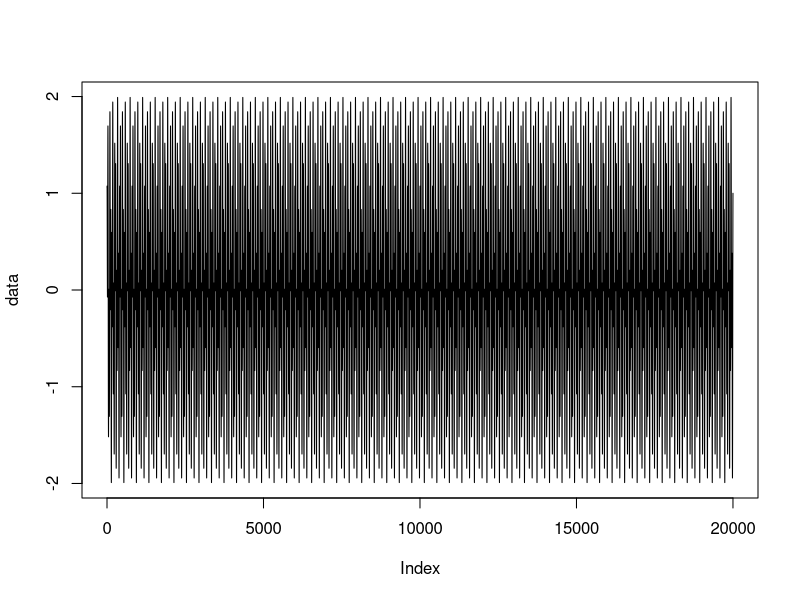
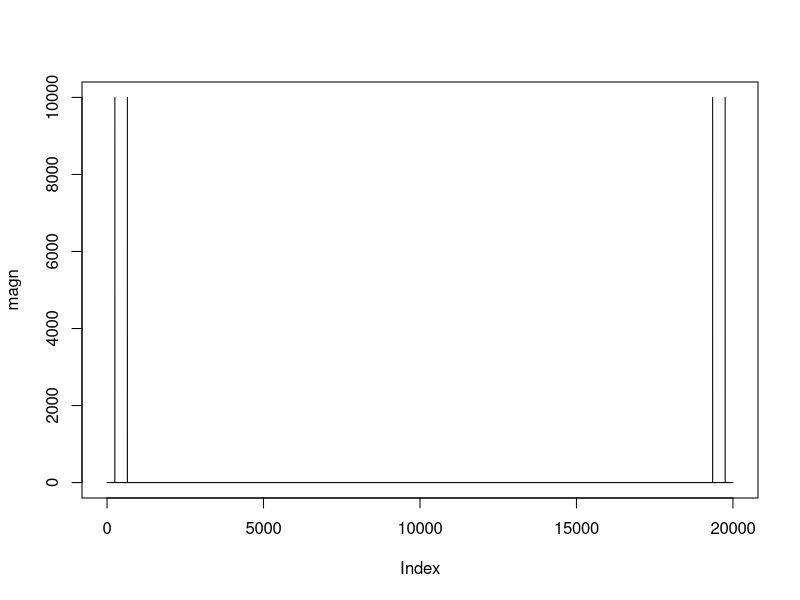
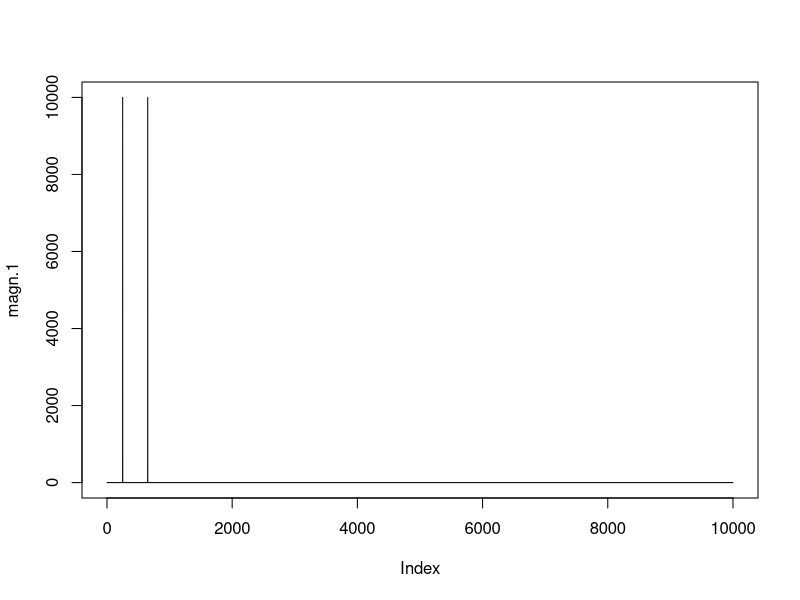
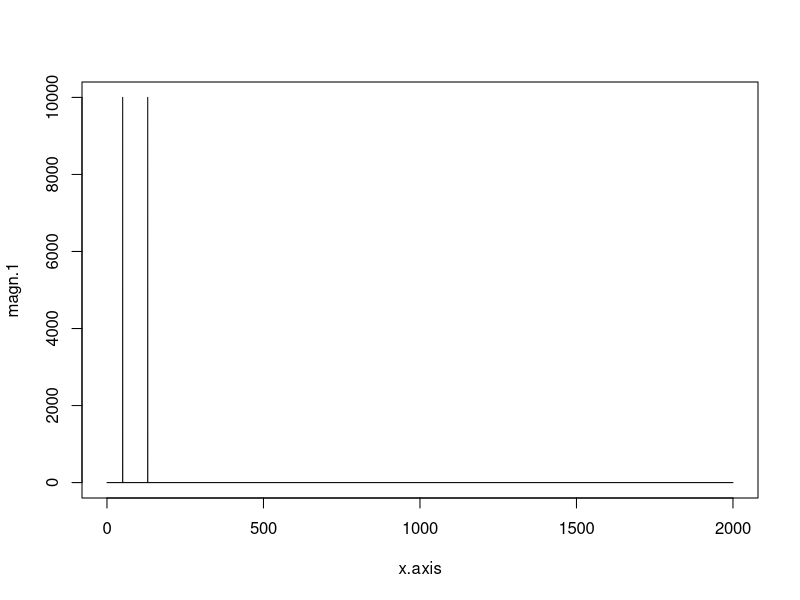

These charts were generated, in order, by the following R code:
# [R] FFT, frequs, magnitudes, phases
# Wolfgang Waser wolfgang.waser at rz.hu-berlin.de
# Tue Aug 30 11:35:04 CEST 2005
# Previous message: [R] your message submission
# Next message: [R] FFT, frequs, magnitudes, phases
# Messages sorted by: [ date ] [ thread ] [ subject ] [ author ]
# Hi,

# here is some info about the first part of my "homework", for those, who want 
# to break down their signal (heart beat or whatever) into a collection of pure 
# sin waves to analyse "main" frequency magnitudes and phases.

# First some very un-mathematical "applied" theory:
# 
# If you sample a waveform signal (heart beat pressure pulses, ECG, doppler flow 
# signals, etc.) with a certain data acquisition frequency, an fft of your data 
# gives you the decomposition/breakdown of the waveform signal into a series of 
# pure sin waves of different frequencies. Each sin wave in that list has:
# a) a certain "magnitude", i.e. a measure of how much that particular frequency 
# participates in the generation of your signal, and 
# b) a phase, i.e. the starting point of each sin wave.
# 
# Two characteristics of an fft have to be considered:
# 1) the highest meaningful sin wave frequency of your fft-analysis of the 
# original waveform signal is half the data acquisition frequency (actually, 
# R's fft gives you a list of frequencies up to the acquisition frequency, but 
# you can only use the first half of it, see below)
# 2) the frequency resolution of your fft-analysis depends on the sampling time. 
# The longer the sampling/analysis interval, the finer the resolution. 
# Frequency resolution is actually 1 divided by sampling time (sec).
# 
# An example:
# - some complicated waveform signal
# - 1000 Hz data acquisition frequency (going on for hours)
# - fft-analysis of data blocks of 1 sec length
# Result:
# - vector of frequencies from 1 to 500 Hz with a resolution of 1 Hz, 
# corresponding vector of magnitudes (one for each frequency) and phases 
# (dito).
# You can now e.g. pick the frequency with the highest magnitude within that 1 
# sec block and continue the fft analysis in 1 sec blocks for the complete data 
# set, analysing the time course of the "main" frequency of your waveform 
# signal.
# 
# If you need higher frequency resolution, increase the block length. Analysis 
# of a 5 sec block will give you a list of frequencies from 0.2 to 500 Hz with 
# a resolution of 0.2 Hz. However, increasing analysis-block length decreases 
# temporal resolution, i.e. "main" frequency are now calculated only every 5 
# sec and not 1 sec.
# 
# What does R's fft() deliver?
# 
# fft() is calculated with a single one-dimensional vector. Information on data 
# acquisition frequency and block length (in sec or whatever) can not be 
# included into the fft()-call.
# 
# R delivers a single one-dimensional vector of the same length as the data 
# vector containing a list of imaginary numbers.
# To extract the "magnitudes" use Mod(fft()).
# The magnitudes can also be calculated using the formula:
# magnitude = square root (real * real + imaginary * imaginary)
# real: Re(fft()), imaginary: Im(fft())
# 
# Confusingly, if you calculate fft() on a sample vector consisting of 2 pure 
# sin frequencies, you get 4 peaks, not 2.
# 
# As stated above, fft() gives only "meaningful" frequency up to half the 
# sampling frequency. R, however, gives you frequencies up to the sampling 
# frequency. The point is, that sampling a signal in discret time intervals 
# causes aliasing problems. E.g. when sampling a 50 Hz sin wave and 950 Hz sin 
# wave with 1000 Hz, the results will be identical. An fft can not distinguish 
# between the two frequencies. Therefore, the sampling frequency should always 
# be at least twice as high as the expected signal frequency.
# So for each actual frequency in the signal, fft() will give 2 peaks (one at 
# the "actual" frequency and one at sampling frequency minus "actual" 
# frequency), making the second half of the magnitude vector a mirror image of 
# the first half.
# As long as the sampling frequency was at least twice as high as the expected 
# signal frequency, all "meaningful" information is contained in the the first 
# half of the magnitude vector. A peak in the low frequency range might 
# nevertheless still be caused by a high "noise" frequency.
# 
# The vector of magnitudes extraced so far only has an index an no associated 
# frequencies.
# 
# To calculated the frequencies, simply take (or generate) the index vector (1 
# to length(magnitude vector) and divide by the length of the data block (in 
# sec).
# 
# 
# That's it for now. The second half of my "homework" will be delivered as soon 
# as I understand what to make out of the phases given by R.
# I again would expect a vector of the same length as the magnitude vector with 
# the phases (0 to 2*pi or -pi to +pi) of each frequency. However, I do not 
# know yet what R calculates.
# I would be most obliged for any comments and help.


# Wolfgang

#---------------------------------------------------------------------------
# R-script
acq.freq <- 4000       # data acquisition frequency (Hz)
sig1.freq <- 50           # frequency of 1st signal component (Hz)
sig2.freq <- 130        # frequency of 2nd signal component (Hz)
time <- 5                    # measuring time interval (s)

# vector of sampling time-points (s)
smpl.int <- (1:(time*acq.freq))/acq.freq  

# data vector containing two frequencies (2nd frequ with phase shift)
data <- sin(sig1.freq*smpl.int*2*pi)+sin(sig2.freq*smpl.int*2*pi+pi/2)

plot(data,type="l")

# calculate fft of data
test <- fft(data)

# extract magnitudes and phases
magn <- Mod(test) # sqrt(Re(test)*Re(test)+Im(test)*Im(test))
phase <- Arg(test) # atan(Im(test)/Re(test))

# select only first half of vectors
magn.1 <- magn[1:(length(magn)/2)]
#phase.1 <- Arg(test)[1:(length(test)/2)]

# plot various vectors

# plot magnitudes as analyses by R
x11()
plot(magn,type="l")

# plot first half of magnitude vector
x11()
plot(magn.1,type="l")

# generate x-axis with frequencies
x.axis <- 1:length(magn.1)/time

# plot magnitudes against frequencies
x11()
plot(x=x.axis,y=magn.1,type="l")



# Hi,
# 
# I'm in dire need of a fast fourier transformation for me
# stupid biologist, i.e. I have a heartbeat signal and
# would like to decompose it into pure sin waves, getting
# three vectors, one containing the frequencies of the sin
# waves, one the magnitudes and one the phases (that's what
# I get from my data acquisition software's FFT function).
# I'd be very much obliged, if someone could point out
# which command would do the job in R.

# fft(), but notice that it gives the complex
# transform. You need to do a little homework to get at
# the magnitude/phase values. (Basically, you just have to
# take Mod() and Arg(), but there some conventions about
# the frequencies and multipliers that one can get wrong).

# Once you've finished the "homework", others might be interested
# in your result... so it will be found in the future using 
# RSiteSearch().

# -- 
# Dr. Wolfgang Waser
# Humbolt-Universität zu Berlin
# Institute of Biology
# Department of Animal Physiology
# Philippstrasse 13, Abderhaldenhaus
# 10115 Berlin
# Germany
# Tel: +49 (0)30 2093 6173
# Fax: +49 (0)30 2093 6375
# 
# 
# Previous message: [R] your message submission
# Next message: [R] FFT, frequs, magnitudes, phases
# Messages sorted by: [ date ] [ thread ] [ subject ] [ author ]
# More information about the R-help mailing list